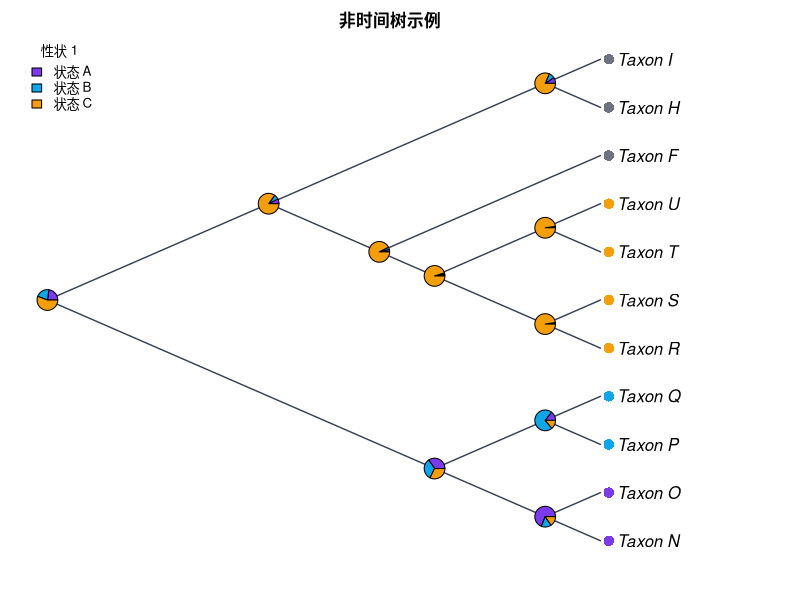

This figure's R source:
#!/usr/bin/env Rscript
# CladeForge reproducible-analysis script
# Project : 非时间树示例
# Format  : CladeForge project v0.2.0
# Software: CladeForge 0.3.0 (this header is the provenance stamp a
#           reproducibility checklist asks for: software version, generation
#           time and the analysis parameters are printed beside the numbers)
# Generated: (timestamp omitted in fixture)
#
# PARAMETER SUMMARY (what the app used):
#   * parsimony: tie-break = parent-state first, then tip frequency, then
#     declaration order; the reported single path is ONE of possibly many
#     equally parsimonious reconstructions.
#   * Mk: each character's rate is the application's own fit (maximum-likelihood fit (1-D profile over the pruning likelihood)),
#     baked in at generation time; the script replays that number instead of
#     re-fitting, so its posteriors match what the app reported. Characters the
#     app could not fit fall back to 1 / mean(branch length) with a printed
#     note. Display threshold applied post hoc; the posterior is marginal
#     (per-node), NOT joint.
#   * The R implementation below computes the likelihood in ORDINARY space
#     while the app runs in log-space: values agree to floating-point noise on
#     modest trees but can drift on very large or very unbalanced ones.
#   * Node ancestral states asserted by the user in CladeForge are IGNORED by
#     the parsimony baseline (independent reference by design); the R script
#     reproduces that baseline, not the user's hypotheses.
#
# What this script reproduces, and what it does not:
#   REPRODUCED (same algorithms as the application):
#     * Sankoff parsimony with the project's step matrix (advisory baseline);
#     * equal-rates Mk ancestral-state reconstruction (pruning + up-pass), i.e.
#       the posterior probabilities the app reports.
#   APPROXIMATED:
#     * a PDF figure drawn from the same data — character-coloured tips,
#       posterior pies, legend — in the project's cladogram layout
#       (equal branch spacing, like the CladeForge cladogram (branch lengths ignored)). It is NOT a pixel copy of the on-screen figure: manual
#       node positions, collapsed clades, custom reticulation edges, era bands
#       and the interactive ladderising order are GUI state that ape does not
#       consume. The topology, tip labels, states and posteriors are identical;
#       the geometry is a same-data rendering.
#   Branch lengths: present, used as given.
# Run with: Rscript this_file.R   (install.packages("ape") if needed)

library(ape)

# The tree is assembled from vectors rather than parsed from Newick, so every
# label survives byte-exact even where ape's own reader would mangle it.
tree <- structure(
  list(
    edge = matrix(c(12, 13, 12, 14, 13, 15, 13, 16, 14, 17, 14, 18, 15, 1, 15, 2, 16, 3, 16, 4, 17, 19, 17, 5, 18, 6, 18, 7, 19, 20, 19, 21, 20, 8, 20, 9, 21, 10, 21, 11), ncol = 2, byrow = TRUE),
    edge.length = c(500, 600, 700, 800, 150, 350, 2800, 2800, 2700, 2700, 50, 150, 50, 150, 600, 700, 2600, 2600, 2500, 2500),
    Nnode = 10L,
    tip.label = c("Taxon_N", "Taxon_O", "Taxon_P", "Taxon_Q", "Taxon_F", "Taxon_H", "Taxon_I", "Taxon_R", "Taxon_S", "Taxon_T", "Taxon_U"),
    node.label = c("Taxon_A", "Taxon_B", "Taxon_C", "Taxon_J", "Taxon_K", "Taxon_D", "Taxon_G", "Taxon_E", "Taxon_L", "Taxon_M")
  ),
  class = "phylo"
)

# Branch lengths, with an explicit unit-length fallback: a cladogram-only project
# serialises no lengths at all, and 1 / mean(NULL) would poison every
# transition probability below.
bl <- tree$edge.length
if (is.null(bl) || !any(is.finite(bl) & bl > 0)) {
  bl <- rep(1, nrow(tree$edge))
  cat("NOTE: the tree carries no usable branch lengths; Mk probabilities and the\n")
  cat("      figure use unit (equal) branch lengths, i.e. topology-only inference.\n\n")
}

# Equal-rates Mk rate: one expected substitution per mean branch, so the
# transition probabilities are invariant to the tree's absolute scale. Every
# length above is already resolved the way the application resolves it (a
# recorded 0 is a real zero; unset / negative / non-finite became 1), so the mean
# runs over ALL of them — filtering here would drop zero-length and unmeasured
# edges from the average and make this script reconstruct at a different rate
# than the application reports. Deriving it from the fallback-protected bl
# above is what keeps the rate finite for a cladogram-only project.
#
# This fallback rate is used ONLY for a character the application itself could
# not fit (NULL rate below); characters with a baked rate replay the
# application's ML value, so the script's posteriors match the app's instead
# of drifting with the branch-length mean.
rate <- 1 / mean(bl)


characters <- list(
  list(
    name = "性状 1",
    type = "discrete",
    states = c("状态 A", "状态 B", "状态 C"),
    colors = c("#7c3aed", "#0ea5e9", "#f59e0b"),
    cost = NULL,
    rate = 0.00006778334086692628,
    tips = c("Taxon_N" = "状态 A", "Taxon_O" = "状态 A", "Taxon_P" = "状态 B", "Taxon_Q" = "状态 B", "Taxon_R" = "状态 C", "Taxon_S" = "状态 C", "Taxon_T" = "状态 C", "Taxon_U" = "状态 C")
  ),
  list(
    name = "性状 2",
    type = "discrete",
    states = c("状态 A", "状态 B", "状态 C"),
    colors = c("#dc2626", "#f97316", "#22c55e"),
    cost = NULL,
    rate = 0.00006856783131526523,
    tips = c("Taxon_N" = "状态 C", "Taxon_O" = "状态 C", "Taxon_P" = "状态 C", "Taxon_Q" = "状态 C", "Taxon_R" = "状态 A", "Taxon_S" = "状态 A", "Taxon_T" = "状态 B", "Taxon_U" = "状态 B")
  )
)

# --- helpers ----------------------------------------------------------------

## Equal-rates (ER) Mk transition matrix P(t): the same closed form used by
## CladeForge's inference assistant. The rate is scaled by the mean branch
## length so probabilities are invariant to the tree's absolute scale.
p_er <- function(t, k, rate) {
  e <- exp(-k * rate * t)
  P <- matrix(1 / k, k, k) - (1 / k) * e
  diag(P) <- 1 / k + ((k - 1) / k) * e
  P
}

## Sankoff parsimony down/up pass. 'cost' is k x k; tips absent from tip_states
## are treated as missing data.
sankoff <- function(tree, tip_states, states, cost) {
  ntip <- length(tree$tip.label)
  k <- length(states)
  sidx <- setNames(seq_len(k), states)
  x <- sidx[tip_states[tree$tip.label]]
  parent <- tree$edge[, 1]
  child <- tree$edge[, 2]
  kids <- split(child, parent)
  root <- setdiff(unique(parent), unique(child))
  g <- matrix(0, nrow = ntip + tree$Nnode, ncol = k)
  rownames(g) <- as.character(seq_len(ntip + tree$Nnode))
  ## Down-pass: internal node indices decrease from root, so descending order
  ## visits children before parents.
  for (v in sort(as.integer(names(kids)), decreasing = TRUE)) {
    for (i in seq_len(k)) {
      total <- 0
      for (ch in kids[[as.character(v)]]) {
        if (ch <= ntip) {
          xi <- x[[ch]]
          if (is.na(xi)) next
          total <- total + min(cost[i, ] + ifelse(seq_len(k) == xi, 0, Inf))
        } else {
          total <- total + min(cost[i, ] + g[as.character(ch), ])
        }
      }
      g[as.character(v), i] <- total
    }
  }
  ## Up-pass: assign each node a state minimising cost given its parent.
  node_state <- integer(ntip + tree$Nnode)
  walk <- function(v, parent_state) {
    base <- if (parent_state == 0L) rep(0, k) else cost[parent_state, ]
    scores <- base + g[as.character(v), ]
    best <- which.min(scores)
    node_state[v] <<- best
    for (ch in kids[[as.character(v)]]) {
      if (ch > ntip) walk(ch, best)
    }
  }
  walk(root, 0L)
  list(cost = min(g[as.character(root), ]),
       states = node_state, k = k)
}

## Equal-rates Mk marginal ancestral reconstruction: Felsenstein pruning
## (down-pass) + parent/sibling up-pass, normal space. Uses the script-level
## 'bl' (which already falls back to unit lengths when the tree has none) and the
## 'rate' is passed per character: the application's own ML fit for that
## character when it has one, else the 1 / mean usable branch length fallback.
## For very large or very unbalanced trees prefer log-space implementations
## (phangorn::ace, phytools).
mk_asr <- function(tree, tip_states, states, rate) {
  ntip <- length(tree$tip.label)
  k <- length(states)
  sidx <- setNames(seq_len(k), states)
  x <- sidx[tip_states[tree$tip.label]]
  parent <- tree$edge[, 1]
  child <- tree$edge[, 2]
  kids <- split(seq_along(child), parent)  # edge-row indices per parent
  root <- setdiff(unique(parent), unique(child))
  L <- matrix(1, nrow = ntip + tree$Nnode, ncol = k)
  rownames(L) <- as.character(seq_len(ntip + tree$Nnode))
  for (v in sort(as.integer(names(kids)), decreasing = TRUE)) {
    rows <- kids[[as.character(v)]]
    vec <- rep(1, k)
    for (r in rows) {
      ch <- child[r]
      m <- if (ch <= ntip) {
        xi <- x[[ch]]
        if (is.na(xi)) rep(1, k) else as.numeric(seq_len(k) == xi)
      } else L[as.character(ch), ]
      vec <- vec * (p_er(bl[r], k, rate) %*% m)
    }
    s <- sum(vec)
    L[as.character(v), ] <- if (s > 0) vec / s else rep(1 / k, k)
  }
  G <- matrix(1 / k, nrow = ntip + tree$Nnode, ncol = k)
  rownames(G) <- rownames(L)
  for (v in sort(as.integer(names(kids)))) {
    rows <- kids[[as.character(v)]]
    for (r in rows) {
      ch <- child[r]
      if (ch <= ntip) next
      sib_msg <- rep(1, k)
      for (r2 in rows) {
        ch2 <- child[r2]
        if (ch2 == ch) next
        m2 <- if (ch2 <= ntip) {
          xi <- x[[ch2]]
          if (is.na(xi)) rep(1, k) else as.numeric(seq_len(k) == xi)
        } else L[as.character(ch2), ]
        sib_msg <- sib_msg * (p_er(bl[r2], k, rate) %*% m2)
      }
      G[as.character(ch), ] <- p_er(bl[r], k, rate) %*% (G[as.character(v), ] * sib_msg)
      G[as.character(ch), ] <- G[as.character(ch), ] / sum(G[as.character(ch), ])
    }
  }
  post <- L * G
  post <- post / rowSums(post)
  list(posterior = post)
}

# --- analysis ---------------------------------------------------------------

cat("CladeForge reproducible analysis\n")
cat("Tree:", Ntip(tree), "tips,", tree$Nnode, "internal nodes\n\n")

internal_nodes <- (length(tree$tip.label) + 1):(length(tree$tip.label) + tree$Nnode)

for (ch in characters) {
  cat("== Character:", ch$name, "==\n")
  if (ch$type != "discrete" || length(ch$states) < 2) {
    cat("   continuous or single-state: exported as data only\n\n")
    next
  }
  scored <- ch$tips[names(ch$tips) %in% tree$tip.label]
  cost <- ch$cost
  if (is.null(cost)) {
    k <- length(ch$states)
    cost <- matrix(1, k, k); diag(cost) <- 0
  }
  sp <- sankoff(tree, scored, ch$states, cost)
  cat(sprintf("   Sankoff minimum cost: %g (step-matrix units)\n", sp$cost))
  ch_rate <- if (is.null(ch$rate)) {
    cat(sprintf("   NOTE: the application could not fit a rate for this character; using 1 / mean(branch length) = %g\n", rate))
    rate
  } else ch$rate
  asr <- mk_asr(tree, scored, ch$states, ch_rate)
  cat("   Mk posterior at each internal node (states:",
      paste(ch$states, collapse = " / "), ")\n")
  print(round(asr$posterior[as.character(internal_nodes), , drop = FALSE], 3))
  cat("\n")
}

# --- figure -----------------------------------------------------------------
# A same-data rendering of the GUI figure: character-coloured tips (first
# discrete character) + posterior pies at internal nodes + auto legend, in the
# layout the project is displayed as. Manual positions / collapsed clades /
# custom edges / era bands are GUI-only and are not reproduced here.

discrete <- Filter(function(ch) ch$type == "discrete" && length(ch$states) >= 2, characters)

# cairo_pdf renders unicode labels reliably; use pdf() if cairo is unavailable.
cairo_pdf("cladeforge_reconstruction.pdf", width = 9, height = 7)
par(mar = c(2, 1, 2, 2), xpd = NA)
cat("Figure layout: type = cladogram, use.edge.length = FALSE",
    "(equal branch spacing, like the CladeForge cladogram (branch lengths ignored))\n")
plot(tree, type = "cladogram", use.edge.length = FALSE,
     show.tip.label = TRUE,
     label.offset = 0.3,
     edge.color = "#374151", edge.width = 1.4)
title(main = "非时间树示例", cex.main = 1.0)

if (length(discrete) > 0) {
  main <- discrete[[1]]
  scored <- main$tips[names(main$tips) %in% tree$tip.label]
  k <- length(main$states)
  cost <- main$cost
  if (is.null(cost)) { cost <- matrix(1, k, k); diag(cost) <- 0 }

  tip_col <- rep("#6b7280", Ntip(tree))
  names(tip_col) <- tree$tip.label
  for (lab in names(scored)) tip_col[[lab]] <- main$colors[[match(scored[[lab]], main$states)]]
  tiplabels(pch = 16, col = tip_col, cex = 1.4, offset = 0.15)

  asr <- mk_asr(tree, scored, main$states, if (is.null(main$rate)) rate else main$rate)
  nodelabels(node = internal_nodes, pie = asr$posterior[as.character(internal_nodes), , drop = FALSE],
             piecol = main$colors, cex = 0.7)
  legend("topleft", legend = main$states, fill = main$colors,
         title = main$name, bty = "n", cex = 0.8)
}

dev.off()

cat("Wrote cladeforge_reconstruction.pdf\n")
